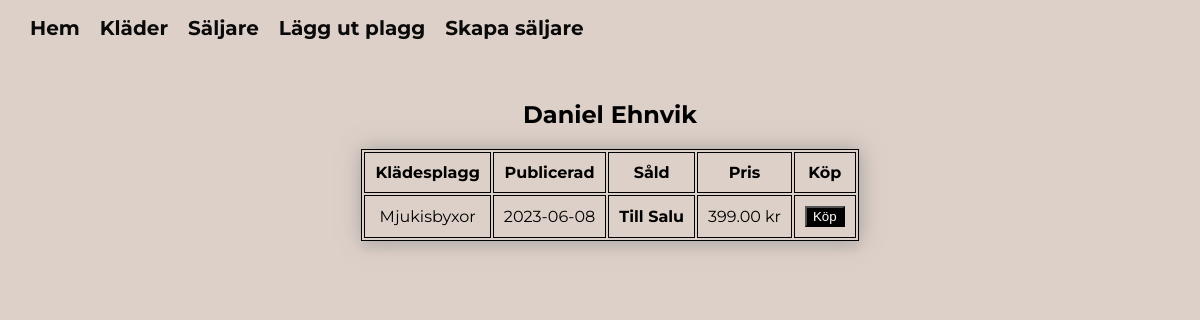
The app's page /seller.php?id=5 with its own data.
### tables this page shows
CREATE TABLE `clothes` (
  `ID` int(11) NOT NULL,
  `Name` varchar(255) DEFAULT NULL,
  `SubmissionDate` date DEFAULT NULL,
  `Sold` tinyint(1) DEFAULT 0,
  `SoldDate` date DEFAULT NULL,
  `Price` decimal(10,2) DEFAULT NULL,
  `Seller_ID` int(11) DEFAULT NULL
);

CREATE TABLE `sellers` (
  `ID` int(11) NOT NULL,
  `FirstName` varchar(255) DEFAULT NULL,
  `LastName` varchar(255) DEFAULT NULL
);

### classes/db.php (called while the page is built, shortened)
<?php
class DB
{
    public function __construct(PDO $pdo)
    {
        $this->pdo = $pdo;
    }
}

### classes/seller-model.php (called while the page is built, shortened)
<?php
require_once "db.php";
class SellerModel extends DB
{
    public function getSingleSeller(int $id): array
    {
        $sql = "SELECT sellers.*, clothes.*
        FROM sellers
        LEFT JOIN clothes ON sellers.ID = clothes.Seller_ID
        WHERE sellers.ID = :id";
        $stmt = $this->pdo->prepare($sql);
        $stmt->bindParam(":id", $id);
        $stmt->execute();
        return $stmt->fetchAll(PDO::FETCH_ASSOC);
    }
}

### seller.php (the view)
<?php
include "./classes/seller-model.php";
include "./classes/seller-view.php";
$pdo = require "./partials/connect.php";
$sellerView = new SellerView();
$sellerModel = new SellerModel($pdo);
$id = $_GET["id"];
$seller = $sellerModel->getSingleSeller($id);
include "./partials/header.php";
include "./partials/nav.php";
?>
<main class="container">
    <h2><?php echo $seller[0]["FirstName"] . " " . $seller[0]["LastName"]; ?></h2>
    <?php $sellerView->renderSingleSeller($seller) ?>
</main>
<?php
include "./partials/footer.php";

### classes/seller-view.php (shortened to what this page needs)
<?php
class SellerView
{
?>
        <?php
    public function renderSingleSeller(array $seller)
    {
        echo "<div class='all-sellers-container'>";
        echo "<table class='table-container'>";
        ?>
        <tr>
            <th>Klädesplagg</th>
            <th>Publicerad</th>
            <th>Såld</th>
            <th>Pris</th>
            <th>Köp</th>
        </tr>
<?php
        foreach ($seller as $seller) {
            $clothing = $seller["Name"];
            $published = $seller["SubmissionDate"];
            $soldDate = $seller["SoldDate"];
            $sold = $seller["Sold"];
            $price = $seller["Price"];
            $clothingId = $seller["ID"];
            echo "<tr>";
            echo "<td>$clothing</td>";
            echo "<td>$published</td>";
            if ($soldDate == false) {
                echo "<td><strong>Till Salu</strong></td>";
            } else {
                echo "<td>$soldDate</td>";
            }
            echo "<td>$price kr</td>";
            if ($sold == false) {
                echo "<td><form method='POST' action='./form-handlers/buy-clothes-form.php'>
                <input type='hidden' name='clothing_id' value='$clothingId'>
                <input class='buy-button' type='submit' value='Köp'>
            </form></td>";
            } else {
                echo "<td><strong>Såld</strong></td>";
            }
            echo "</tr>";
        }
        echo "</table>";
        echo "</div>";
    }
}

### style/style.css (style rules this page uses)
body { font-family: montserrat, sans-serif; margin: 0 auto; background-color: #ddd0c8; }
@media screen and (min-width: 768px) { .container { width: 100%; margin-top: 60px; padding: 0px 10px; } }
@media screen and (min-width: 768px) { h1, h2, h3, h4 { text-align: center; } }
@media screen and (min-width: 768px) { .all-sellers-container { display: flex; justify-content: center; align-items: center; width: 100%; } }
@media screen and (min-width: 768px) { table, th, td { border: 1px solid black; text-align: center; } }
@media screen and (min-width: 768px) { th, td { padding: 10px; } }
@media screen and (min-width: 768px) { table { box-shadow: 1px 0px 20px rgba(151, 149, 149, 0.8), 0px 10px 5px rgba(151, 149, 149, 0.1); } }
@media screen and (min-width: 768px) { .buy-button { background-color: black; color: white; font-weight: 400; cursor: pointer; transition: all 0.2s ease-in-out; } }

### records on screen
clothes: Seller_ID.FirstName "Daniel", Seller_ID.LastName "Ehnvik", Name "Mjukisbyxor", SubmissionDate "2023-06-08", Price "399.00"
